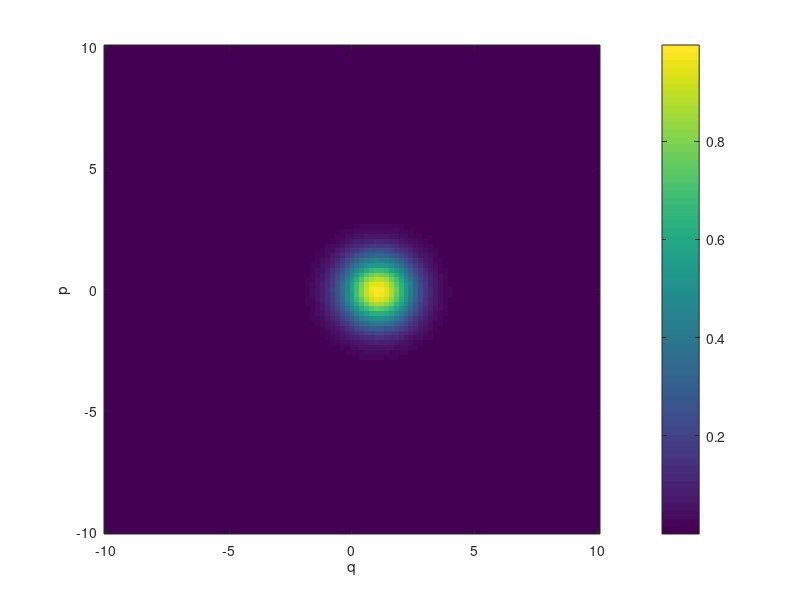
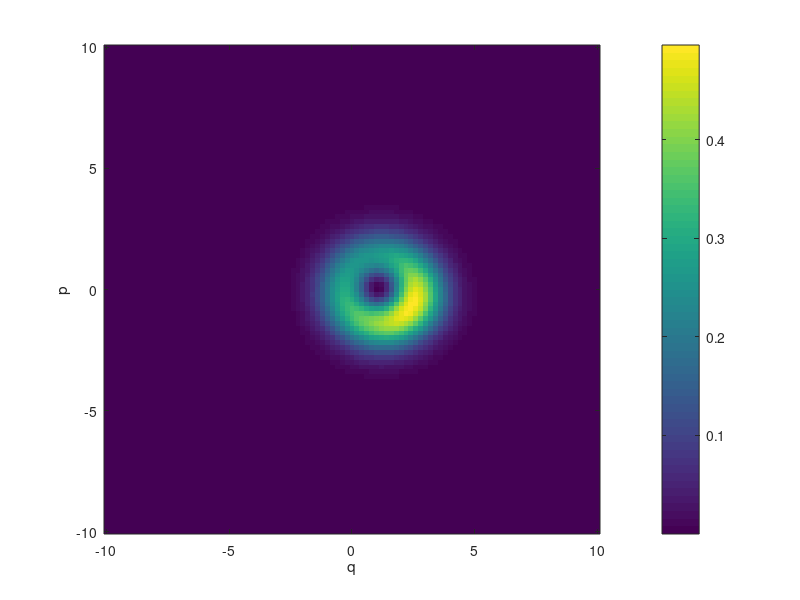
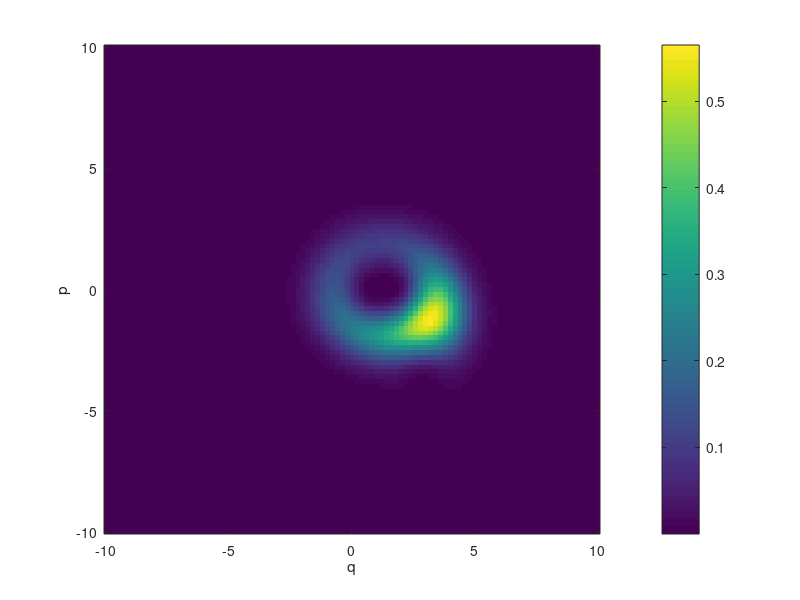
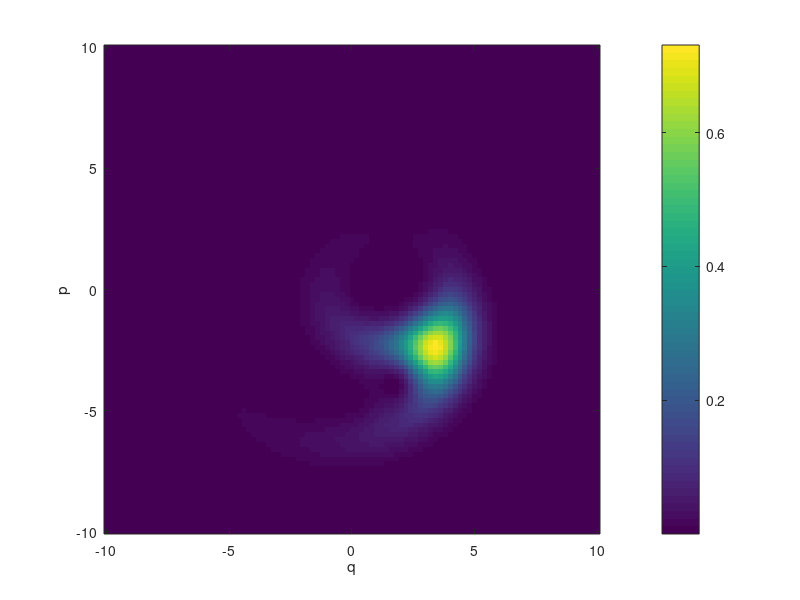

Source code (MATLAB) for these figures, in order: (Note: this script raises an error after producing the figures.)
clear all
close all
N=150;
D=101;
set_efn='G'; % Invarient Subspace: Gain ('G') Loss ('L')
set_stability='+'; % Stability set: Gain('+'), Loss ('-')
n_efn=3
n0=1
grid_extra=1;
hbar_eff=1;
Xmax=10;
Pmax=10;
set_efn='G'; % Invarient Subspace: Gain ('G') Loss ('L')
set_stability='+'; % Stability set: Gain('+'), Loss ('-')

k=sqrt(linspace(1,N-1,N-1));
s=1;
a=diag(k,1);
ac=diag(k,-1);
%gam=0;

Q=sqrt(0.5)*(a+ac);
P=1i*sqrt(0.5)*(ac-a);
omega = 1.0;
gamma = 0.05;
beta = 0.05;
delta = 1;

H=(-omega-1i*gamma)*(ac*a)+(beta)*(ac*ac*a*a)+(delta)*Q;
[psi,En] =eig(H); % psi are the Schur eigenfns and En matrix of eigs
% [psiS,Es]=REig(En,psi,N,set_efn) ;   % Reorder efn/values
Es=diag(En);
[~,ind]=sort(imag(Es),'descend');
Es=Es(ind);
psiS=psi(:,ind);


% figure(1)
% plot(real(Es),imag(Es),'k.')
% return
% if ismember(set_efn,'G')
% 
%     if ismember(set_stability,'+')
%         psi_2=psiS(:,n0:n0+n_efn);
%     end
%     
%       if ismember(set_stability,'-')
%          for j =1:n_efn
%             psi_2(:,j)=psiS(:,N-n_efn+j);
%         end
%       end
%    
% end



if ismember(set_efn,'G')

    if ismember(set_stability,'+')
        psi_2=psiS(:,n0:n0+n_efn);
    end
    
      if ismember(set_stability,'-')
         for j =1:n_efn
            psi_2(:,j)=psiS(:,N-n_efn+j);
        end
      end
   
end
    
   
  

q=linspace(-Xmax,Xmax,D);
p=linspace(-Pmax,Pmax,D);

[QH,PH]=meshgrid(q,p);

alpha=sqrt(0.5)*(QH+1i*PH);

Hus_av=zeros(D,D);
Hus=zeros(D,D);
exa=exp(-0.5*abs(alpha).^2);



for j=1:4
    j
% for j=1:20
psi_j=psi_2(:,j);

for n=1:N
    k=n-1;
    Hus=Hus+exa.*conj(alpha).^k/sqrt(factorial(k))*psi_j(n);
%     Hus=Hus+exa.*conj(alpha).^k*coeffs(k+1)*psi_j(n);
end

Hus=abs(Hus).^2;

Hus_av=Hus_av+Hus; % Average 

% Plot each eigenfunction 

figure
clf
imagesc(q,p,Hus);
set(gca,'YDir','normal')
colormap(viridis)
colorbar
% caxis([0 1])
xlabel('q')
ylabel('p') 
Hus(:,:)=0;

end

% Plot average
viridis=viridis();
figure(gcf().Number+1)
clf
imagesc(q*hbar_eff,p*hbar_eff,(Hus_av)) % again scaling of the q p 
set(gca,'YDir','normal')
caxis([0 1])
colormap(viridis)
colorbar
xlabel('q')
ylabel('p')  

figure(gcf().Number+1)
clf
imagesc(q*hbar_eff,p*hbar_eff,(Hus_av)) % again scaling of the q p 
set(gca,'YDir','normal')
caxis([1 max(max(Hus_av))])
colormap(jet)
colorbar
xlabel('q')
ylabel('p')  

sum(sum(Hus_av*abs(q(D)-q(D-1))*abs(p(D)-p(D-1))))  
sum(sum(Hus_av))/(2*pi*n_efn)  

